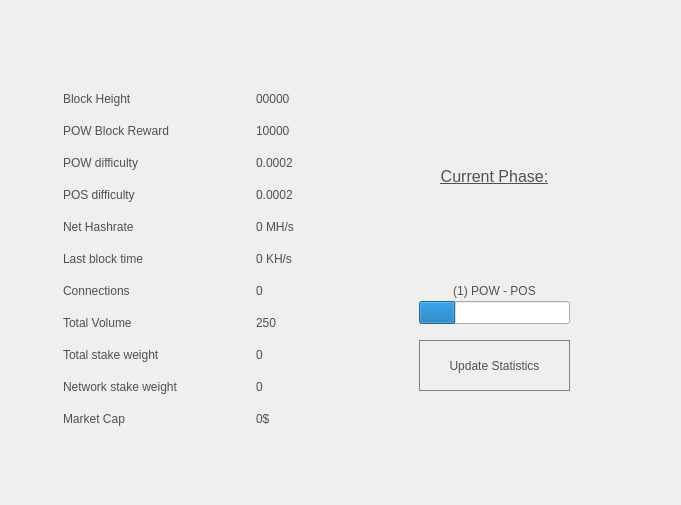
<?xml version="1.0" encoding="UTF-8"?>
<ui version="4.0">
 <class>StatisticsPage</class>
 <widget class="QWidget" name="StatisticsPage">
  <property name="windowModality">
   <enum>Qt::NonModal</enum>
  </property>
  <property name="geometry">
   <rect>
    <x>0</x>
    <y>0</y>
    <width>681</width>
    <height>505</height>
   </rect>
  </property>
  <property name="windowTitle">
   <string>Digging</string>
  </property>
  <property name="styleSheet">
   <string notr="true">color:#505050;
font-family:'Proxima Nova Rg';</string>
  </property>
  <layout class="QGridLayout" name="gridLayout">
   <property name="sizeConstraint">
    <enum>QLayout::SetMaximumSize</enum>
   </property>
   <property name="leftMargin">
    <number>52</number>
   </property>
   <property name="rightMargin">
    <number>22</number>
   </property>
   <item row="1" column="0" colspan="2">
    <layout class="QVBoxLayout" name="verticalLayout">
     <item>
      <widget class="QLabel" name="label_2">
       <property name="text">
        <string>&lt;html&gt;&lt;head/&gt;&lt;body&gt;&lt;p align=&quot;center&quot;&gt;&lt;img src=&quot;:/icons/res/icons/statisticst.png&quot;/&gt;&lt;/p&gt;&lt;/body&gt;&lt;/html&gt;</string>
       </property>
      </widget>
     </item>
    </layout>
   </item>
   <item row="2" column="0" colspan="2">
    <spacer name="verticalSpacer_2">
     <property name="orientation">
      <enum>Qt::Vertical</enum>
     </property>
     <property name="sizeType">
      <enum>QSizePolicy::Fixed</enum>
     </property>
     <property name="sizeHint" stdset="0">
      <size>
       <width>20</width>
       <height>40</height>
      </size>
     </property>
    </spacer>
   </item>
   <item row="0" column="0" colspan="2">
    <spacer name="verticalSpacer_3">
     <property name="orientation">
      <enum>Qt::Vertical</enum>
     </property>
     <property name="sizeType">
      <enum>QSizePolicy::Fixed</enum>
     </property>
     <property name="sizeHint" stdset="0">
      <size>
       <width>20</width>
       <height>10</height>
      </size>
     </property>
    </spacer>
   </item>
   <item row="6" column="0" colspan="2">
    <spacer name="verticalSpacer">
     <property name="orientation">
      <enum>Qt::Vertical</enum>
     </property>
     <property name="sizeHint" stdset="0">
      <size>
       <width>20</width>
       <height>40</height>
      </size>
     </property>
    </spacer>
   </item>
   <item row="5" column="0">
    <widget class="QFrame" name="gridFrame_2">
     <layout class="QGridLayout" name="gridLayout_4">
      <item row="2" column="0" rowspan="2">
       <layout class="QFormLayout" name="formLayout_2">
        <property name="fieldGrowthPolicy">
         <enum>QFormLayout::FieldsStayAtSizeHint</enum>
        </property>
        <property name="horizontalSpacing">
         <number>78</number>
        </property>
        <property name="verticalSpacing">
         <number>18</number>
        </property>
        <property name="rightMargin">
         <number>0</number>
        </property>
        <item row="1" column="0">
         <widget class="QLabel" name="label_14">
          <property name="text">
           <string>&lt;html&gt;&lt;head/&gt;&lt;body&gt;&lt;p&gt;Block Height&lt;/p&gt;&lt;/body&gt;&lt;/html&gt;</string>
          </property>
         </widget>
        </item>
        <item row="1" column="1">
         <widget class="QLabel" name="heightBox">
          <property name="text">
           <string>00000</string>
          </property>
         </widget>
        </item>
        <item row="2" column="0">
         <widget class="QLabel" name="label_12">
          <property name="text">
           <string>&lt;html&gt;&lt;head/&gt;&lt;body&gt;&lt;p&gt;POW Block Reward&lt;/p&gt;&lt;/body&gt;&lt;/html&gt;</string>
          </property>
         </widget>
        </item>
        <item row="2" column="1">
         <widget class="QLabel" name="rewardBox">
          <property name="text">
           <string>10000</string>
          </property>
         </widget>
        </item>
        <item row="3" column="0">
         <widget class="QLabel" name="label_13">
          <property name="text">
           <string>&lt;html&gt;&lt;head/&gt;&lt;body&gt;&lt;p&gt;POW difficulty&lt;/p&gt;&lt;/body&gt;&lt;/html&gt;</string>
          </property>
         </widget>
        </item>
        <item row="3" column="1">
         <widget class="QLabel" name="diffBox">
          <property name="text">
           <string>0.0002</string>
          </property>
         </widget>
        </item>
        <item row="4" column="0">
         <widget class="QLabel" name="label_9">
          <property name="text">
           <string>&lt;html&gt;&lt;head/&gt;&lt;body&gt;&lt;p&gt;POS difficulty&lt;/p&gt;&lt;/body&gt;&lt;/html&gt;</string>
          </property>
         </widget>
        </item>
        <item row="4" column="1">
         <widget class="QLabel" name="diffBox2">
          <property name="text">
           <string>0.0002</string>
          </property>
         </widget>
        </item>
        <item row="5" column="0">
         <widget class="QLabel" name="label_16">
          <property name="text">
           <string>&lt;html&gt;&lt;head/&gt;&lt;body&gt;&lt;p&gt;Net Hashrate&lt;/p&gt;&lt;/body&gt;&lt;/html&gt;</string>
          </property>
         </widget>
        </item>
        <item row="5" column="1">
         <widget class="QLabel" name="pawrateBox">
          <property name="text">
           <string>0 MH/s</string>
          </property>
         </widget>
        </item>
        <item row="6" column="0">
         <widget class="QLabel" name="label3_2">
          <property name="sizePolicy">
           <sizepolicy hsizetype="Preferred" vsizetype="Maximum">
            <horstretch>0</horstretch>
            <verstretch>0</verstretch>
           </sizepolicy>
          </property>
          <property name="text">
           <string>&lt;html&gt;&lt;head/&gt;&lt;body&gt;&lt;p&gt;Last block time&lt;/p&gt;&lt;/body&gt;&lt;/html&gt;</string>
          </property>
         </widget>
        </item>
        <item row="6" column="1">
         <widget class="QLabel" name="localBox">
          <property name="text">
           <string>0 KH/s</string>
          </property>
         </widget>
        </item>
        <item row="7" column="0">
         <widget class="QLabel" name="label1_2">
          <property name="text">
           <string>&lt;html&gt;&lt;head/&gt;&lt;body&gt;&lt;p&gt;Connections&lt;/p&gt;&lt;/body&gt;&lt;/html&gt;</string>
          </property>
         </widget>
        </item>
        <item row="7" column="1">
         <widget class="QLabel" name="connectionBox">
          <property name="text">
           <string>0</string>
          </property>
         </widget>
        </item>
        <item row="8" column="0">
         <widget class="QLabel" name="label_8">
          <property name="text">
           <string>&lt;html&gt;&lt;head/&gt;&lt;body&gt;&lt;p&gt;Total Volume&lt;/p&gt;&lt;/body&gt;&lt;/html&gt;</string>
          </property>
         </widget>
        </item>
        <item row="8" column="1">
         <widget class="QLabel" name="volumeBox">
          <property name="text">
           <string>250</string>
          </property>
         </widget>
        </item>
        <item row="9" column="0">
         <widget class="QLabel" name="label_10">
          <property name="text">
           <string>&lt;html&gt;&lt;head/&gt;&lt;body&gt;&lt;p&gt;Total stake weight&lt;/p&gt;&lt;/body&gt;&lt;/html&gt;</string>
          </property>
         </widget>
        </item>
        <item row="9" column="1">
         <widget class="QLabel" name="minBox">
          <property name="text">
           <string>0</string>
          </property>
         </widget>
        </item>
        <item row="10" column="0">
         <widget class="QLabel" name="label_11">
          <property name="text">
           <string>&lt;html&gt;&lt;head/&gt;&lt;body&gt;&lt;p&gt;Network stake weight&lt;/p&gt;&lt;/body&gt;&lt;/html&gt;</string>
          </property>
         </widget>
        </item>
        <item row="10" column="1">
         <widget class="QLabel" name="maxBox">
          <property name="text">
           <string>0</string>
          </property>
         </widget>
        </item>
        <item row="11" column="0">
         <widget class="QLabel" name="label_17">
          <property name="text">
           <string>&lt;html&gt;&lt;head/&gt;&lt;body&gt;&lt;p&gt;Market Cap&lt;/p&gt;&lt;/body&gt;&lt;/html&gt;</string>
          </property>
         </widget>
        </item>
        <item row="11" column="1">
         <widget class="QLabel" name="marketcap">
          <property name="text">
           <string>0$</string>
          </property>
         </widget>
        </item>
       </layout>
      </item>
     </layout>
    </widget>
   </item>
   <item row="5" column="1">
    <widget class="QFrame" name="frame">
     <property name="minimumSize">
      <size>
       <width>260</width>
       <height>0</height>
      </size>
     </property>
     <widget class="QPushButton" name="startButton">
      <property name="geometry">
       <rect>
        <x>60</x>
        <y>259</y>
        <width>151</width>
        <height>51</height>
       </rect>
      </property>
      <property name="sizePolicy">
       <sizepolicy hsizetype="Fixed" vsizetype="Fixed">
        <horstretch>0</horstretch>
        <verstretch>0</verstretch>
       </sizepolicy>
      </property>
      <property name="minimumSize">
       <size>
        <width>120</width>
        <height>40</height>
       </size>
      </property>
      <property name="styleSheet">
       <string notr="true">background:none;border:1px solid grey</string>
      </property>
      <property name="text">
       <string>Update Statistics</string>
      </property>
     </widget>
     <widget class="QLabel" name="label">
      <property name="geometry">
       <rect>
        <x>20</x>
        <y>0</y>
        <width>231</width>
        <height>191</height>
       </rect>
      </property>
      <property name="text">
       <string>&lt;html&gt;&lt;head/&gt;&lt;body&gt;&lt;p align=&quot;center&quot;&gt;&lt;p align=&quot;center&quot;&gt;&lt;span style=&quot; font-size:12pt; text-decoration: underline;&quot;&gt;Current Phase:&lt;/span&gt;&lt;/p&gt;&lt;/body&gt;&lt;/html&gt;</string>
      </property>
     </widget>
     <widget class="QProgressBar" name="progressBar">
      <property name="geometry">
       <rect>
        <x>60</x>
        <y>220</y>
        <width>151</width>
        <height>23</height>
       </rect>
      </property>
      <property name="value">
       <number>24</number>
      </property>
      <property name="textVisible">
       <bool>false</bool>
      </property>
     </widget>
     <widget class="QLabel" name="cBox">
      <property name="geometry">
       <rect>
        <x>90</x>
        <y>200</y>
        <width>91</width>
        <height>20</height>
       </rect>
      </property>
      <property name="text">
       <string>&lt;html&gt;&lt;head/&gt;&lt;body&gt;&lt;p align=&quot;center&quot;&gt;(1) POW - POS&lt;/p&gt;&lt;/body&gt;&lt;/html&gt;</string>
      </property>
     </widget>
    </widget>
   </item>
  </layout>
 </widget>
 <layoutdefault spacing="6" margin="11"/>
 <resources/>
 <connections/>
</ui>
